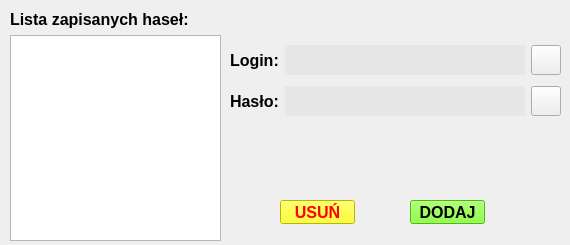
<?xml version="1.0" encoding="UTF-8"?>
<ui version="4.0">
 <class>Form</class>
 <widget class="QWidget" name="Form">
  <property name="geometry">
   <rect>
    <x>0</x>
    <y>0</y>
    <width>570</width>
    <height>245</height>
   </rect>
  </property>
  <property name="windowTitle">
   <string>Pobieranie</string>
  </property>
  <widget class="QWidget" name="verticalLayoutWidget">
   <property name="geometry">
    <rect>
     <x>10</x>
     <y>10</y>
     <width>211</width>
     <height>231</height>
    </rect>
   </property>
   <layout class="QVBoxLayout" name="verticalLayout">
    <item>
     <widget class="QLabel" name="label_lista">
      <property name="font">
       <font>
        <pointsize>12</pointsize>
        <bold>true</bold>
       </font>
      </property>
      <property name="text">
       <string>Lista zapisanych haseł:</string>
      </property>
     </widget>
    </item>
    <item>
     <widget class="QListWidget" name="listWidget">
      <property name="font">
       <font>
        <pointsize>12</pointsize>
       </font>
      </property>
     </widget>
    </item>
   </layout>
  </widget>
  <widget class="QWidget" name="gridLayoutWidget">
   <property name="geometry">
    <rect>
     <x>230</x>
     <y>40</y>
     <width>331</width>
     <height>81</height>
    </rect>
   </property>
   <layout class="QGridLayout" name="gridLayout">
    <item row="2" column="0">
     <widget class="QLabel" name="label_4">
      <property name="maximumSize">
       <size>
        <width>16777215</width>
        <height>30</height>
       </size>
      </property>
      <property name="font">
       <font>
        <pointsize>12</pointsize>
        <bold>true</bold>
       </font>
      </property>
      <property name="text">
       <string>Hasło:</string>
      </property>
     </widget>
    </item>
    <item row="0" column="0">
     <widget class="QLabel" name="label_2">
      <property name="maximumSize">
       <size>
        <width>16777215</width>
        <height>30</height>
       </size>
      </property>
      <property name="font">
       <font>
        <pointsize>12</pointsize>
        <bold>true</bold>
       </font>
      </property>
      <property name="text">
       <string>Login:</string>
      </property>
     </widget>
    </item>
    <item row="0" column="1">
     <widget class="QLabel" name="label_login">
      <property name="minimumSize">
       <size>
        <width>240</width>
        <height>0</height>
       </size>
      </property>
      <property name="maximumSize">
       <size>
        <width>16777215</width>
        <height>30</height>
       </size>
      </property>
      <property name="font">
       <font>
        <pointsize>12</pointsize>
       </font>
      </property>
      <property name="styleSheet">
       <string notr="true">background-color: rgb(231, 231, 231);</string>
      </property>
      <property name="text">
       <string/>
      </property>
     </widget>
    </item>
    <item row="0" column="2">
     <widget class="QPushButton" name="kopiujBtn1">
      <property name="maximumSize">
       <size>
        <width>30</width>
        <height>30</height>
       </size>
      </property>
      <property name="text">
       <string/>
      </property>
     </widget>
    </item>
    <item row="2" column="1">
     <widget class="QLabel" name="label_password">
      <property name="minimumSize">
       <size>
        <width>240</width>
        <height>0</height>
       </size>
      </property>
      <property name="maximumSize">
       <size>
        <width>16777215</width>
        <height>30</height>
       </size>
      </property>
      <property name="font">
       <font>
        <pointsize>12</pointsize>
       </font>
      </property>
      <property name="styleSheet">
       <string notr="true">background-color: rgb(231, 231, 231);</string>
      </property>
      <property name="text">
       <string/>
      </property>
     </widget>
    </item>
    <item row="2" column="2">
     <widget class="QPushButton" name="kopiujBtn2">
      <property name="maximumSize">
       <size>
        <width>30</width>
        <height>30</height>
       </size>
      </property>
      <property name="text">
       <string/>
      </property>
     </widget>
    </item>
   </layout>
  </widget>
  <widget class="QPushButton" name="usunBtn">
   <property name="geometry">
    <rect>
     <x>280</x>
     <y>200</y>
     <width>75</width>
     <height>24</height>
    </rect>
   </property>
   <property name="font">
    <font>
     <pointsize>12</pointsize>
     <bold>true</bold>
    </font>
   </property>
   <property name="styleSheet">
    <string notr="true">background-color: rgb(255, 255, 0);
color: rgb(255, 0, 0);</string>
   </property>
   <property name="text">
    <string>USUŃ</string>
   </property>
  </widget>
  <widget class="QPushButton" name="dodajBtn">
   <property name="geometry">
    <rect>
     <x>410</x>
     <y>200</y>
     <width>75</width>
     <height>24</height>
    </rect>
   </property>
   <property name="font">
    <font>
     <pointsize>12</pointsize>
     <bold>true</bold>
    </font>
   </property>
   <property name="styleSheet">
    <string notr="true">background-color: rgb(110, 255, 14);
color: rgb(0, 0, 0);</string>
   </property>
   <property name="text">
    <string>DODAJ</string>
   </property>
  </widget>
 </widget>
 <resources/>
 <connections/>
</ui>
